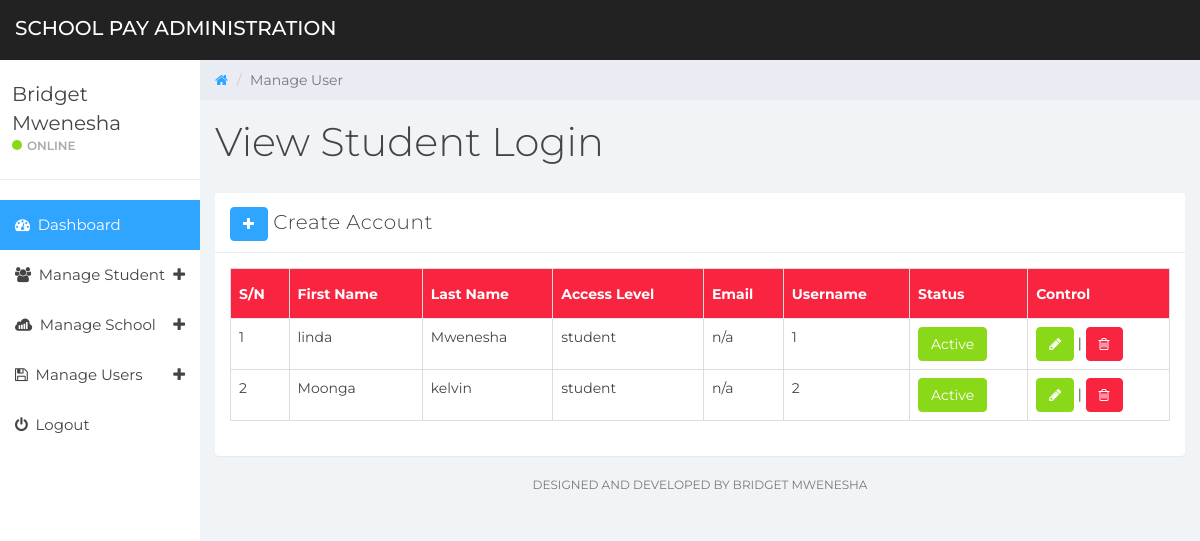
Page /studentLogin.php (signed in) on the committed database.
### tables this page shows
CREATE TABLE `users` (
  `ID` int(20) NOT NULL,
  `firstName` varchar(100) NOT NULL,
  `surname` varchar(100) NOT NULL,
  `email` varchar(200) NOT NULL,
  `mobile` int(11) DEFAULT NULL,
  `password` varchar(200) NOT NULL,
  `accountLevel` varchar(100) DEFAULT NULL,
  `username` varchar(100) DEFAULT NULL,
  `status` int(10) NOT NULL
);

### studentLogin.php (the view, shortened to what this page needs)
<?php include 'include/leader.php'?>
<?php include "include/side.php"; ?>
    <div class="col-sm-9 col-sm-offset-3 col-lg-10 col-lg-offset-2 main">
    <div class="row">
        <ol class="breadcrumb">
            <li><a href="#">
                    <em class="fa fa-home"></em>
                </a></li>
            <li class="active">Manage User</li>
        </ol>
    </div>
    <div class="row">
        <div class="col-lg-12">
            <h1 class="page-header">View Student Login</h1>
        </div>
    </div>
    <div class="row">
        <div class="col-md-12">
            <div class="panel panel-default">
                <div class="panel-heading">
                    <a href="viewStudent.php" class="btn btn-primary"><span class="fa fa-plus"></span></a> Create Account
                </div>
                <div class="panel-body">
                    <div class="canvas-wrapper">
                        <table class="table table-bordered table-responsive ">
                            <thead class="bg-danger">
                            <tr>
                                <th>S/N</th>
                                <th>First Name</th>
                                <th>Last Name</th>
                                <th>Access Level</th>
                                <th>Email</th>
                                <th>Username</th>
                                <th>Status</th>
                                <th>Control</th>
                            </tr>
                            </thead>
                            <tbody>
                            <?php
                            $sql = "SELECT*FROM users WHERE accountLevel=?";
                            $binder = $con->prepare($sql);
                            $binder->bindValue(1,'Student');
                            $binder->execute();
                            $n =0;
                            while($row = $binder->fetch(PDO::FETCH_OBJ)){
                                $n++;
                                $username = $row->username;
                                $firstName = $row->firstName;
                                $surname = $row->surname;
                                $email = $row->email;
                                $accountLevel = $row->accountLevel;
                                $status = $row->status;
                                if ($status==0){
                                    $st = "<span class='btn btn-danger'>inActive</span>";
                                }else{
                                    $st = "<span class='btn btn-success'>Active</span>";
                                }
                                echo "<tr>
                                                <td>$n</td>
                                                <td>$firstName</td>
                                                <td>$surname</td>
                                                <td>$accountLevel</td>
                                                <td>$email</td>
                                                <td>$username</td>
                                                <td>$st</td>
                                                <td><a href='javaScript:;' class='btn btn-success'><span class='fa fa-pencil'></span></a> |
                                                <a href='javaScript:;' class='btn btn-danger'><span class='fa fa-trash-o'></span></a> </td>
                                        </tr>";
                            }
                            ?>
                            </tbody>
                        </table>
                    </div>
                </div>
            </div>
        </div>
    </div>
    <div class="row">
<?php  include 'include/footer.php'?>

### css/styles.css (style rules this page uses)
body { background: #f1f4f7; padding-top: 60px; font-size: 14px; color: #444444; font-family: "Montserrat", "Helvetica Neue", Helvetica, Arial, sans-serif; }
a, a:hover, a:focus { color: #30a5ff; }
h1, h2, h3, h4, h5, h6 { color: #444444; }
h1 { font-weight: 300; font-size: 40px; }
.btn-primary, .btn-primary:hover, .btn-primary:focus, .btn-primary:active, .btn-primary.active, .open > .dropdown-toggle.btn-primary, .btn-primary.disabled, .btn-primary[disabled], fieldset[disabled] .btn-primary, .btn-primary.disabled:hover, .btn-primary[disabled]:hover, fieldset[disabled] .btn-primary:hover, .btn-primary.disabled:focus, .btn-primary[disabled]:focus, fieldset[disabled] .btn-primary:focus, .btn-primary.disabled:active, .btn-primary[disabled]:active, fieldset[disabled] .btn-primary:active, .btn-primary.disabled.active, .btn-primary[disabled].active, fieldset[disabled] .btn-primary.active { background-color: #30a5ff; border-color: #30a5ff; }
.btn-success, .btn-success:hover, .btn-success:focus, .btn-success:active, .btn-success.active, .open > .dropdown-toggle.btn-success, .btn-success.disabled, .btn-success[disabled], fieldset[disabled] .btn-success, .btn-success.disabled:hover, .btn-success[disabled]:hover, fieldset[disabled] .btn-success:hover, .btn-success.disabled:focus, .btn-success[disabled]:focus, fieldset[disabled] .btn-success:focus, .btn-success.disabled:active, .btn-success[disabled]:active, fieldset[disabled] .btn-success:active, .btn-success.disabled.active, .btn-success[disabled].active, fieldset[disabled] .btn-success.active { background-color: #8ad919; border-color: #8ad919; }
.btn-danger, .btn-danger:hover, .btn-danger:focus, .btn-danger:active, .btn-danger.active, .open > .dropdown-toggle.btn-danger, .btn-danger.disabled, .btn-danger[disabled], fieldset[disabled] .btn-danger, .btn-danger.disabled:hover, .btn-danger[disabled]:hover, fieldset[disabled] .btn-danger:hover, .btn-danger.disabled:focus, .btn-danger[disabled]:focus, fieldset[disabled] .btn-danger:focus, .btn-danger.disabled:active, .btn-danger[disabled]:active, fieldset[disabled] .btn-danger:active, .btn-danger.disabled.active, .btn-danger[disabled].active, fieldset[disabled] .btn-danger.active { background-color: #f9243f; border-color: #f9243f; }
.bg-danger, .bg-red { color: #fff; background-color: #f9243f; }
.panel { border: 0; }
.panel-heading { font-size: 20px; font-weight: 300; letter-spacing: 0.025em; height: 60px; line-height: 38px; }
.panel-default .panel-heading { background: #fff; border-bottom: 1px solid #e9ecf2; color: #444444; }
.panel-heading span { margin: 0px; font-size: 14px; }
.breadcrumb { border-radius: 0; padding: 10px 15px 10px 15px; background: #e9ecf2; margin: 0; }
h1.page-header { margin-top: 20px; border-bottom: 0; }
.table { background: #fff; }
.table > thead > tr > th { border-bottom: 1px solid #e6e7e8; vertical-align: middle; height: 50px; }

### rows in the picture
users: firstName "linda", surname "Mwenesha", accountLevel "student", email "n/a", username "1", status "Active"
users: firstName "Moonga", surname "kelvin", accountLevel "student", email "n/a", username "2", status "Active"

### other values in the picture
$_SESSION["fname"] "Bridget"
$_SESSION["lname"] "Mwenesha"
